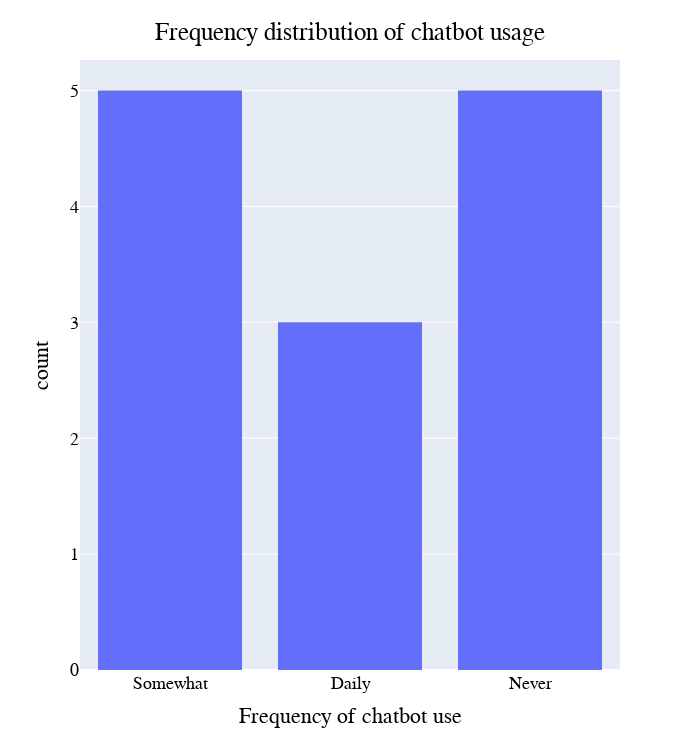

The code cell stored with this chart in its notebook:
### Code cell
# How often the use a chatbot
fig = px.histogram(df_dem, x='How often do you use Siri, Alexa, Google Assistant or any other virtual assistant?')
fig.update_layout(
    width=700,
    height=750,
    title={
        'text': "Frequency distribution of chatbot usage",
        'y':0.97,
        'x':0.5,
        'xanchor': 'center',
        'yanchor': 'top'},
       xaxis_title = "Frequency of chatbot use",
    legend=dict(x=0.7, y=0.975),
    font=dict(
        family="Arial",
        size=18,
        color="#000000"
    ),
)
fig.show()

### Figure 1 — Plotly figure (JSON) as saved in the notebook; plotly's stock layout.template omitted (floating-point values rounded to 4 significant figures)
{"data": [{"alignmentgroup": "True", "bingroup": "x", "hovertemplate": "How often do you use Siri, Alexa, Google Assistant or any other virtual assistant?=%{x}<br>count=%{y}<extra></extra>", "legendgroup": "", "marker": {"color": "#636efa"}, "name": "", "offsetgroup": "", "orientation": "v", "showlegend": false, "type": "histogram", "x": ["Somewhat", "Somewhat", "Somewhat", "Daily", "Daily", "Somewhat", "Daily", "Somewhat", "Never", "Never", "Never", "Never", "Never"], "xaxis": "x", "yaxis": "y"}], "layout": {"barmode": "relative", "font": {"color": "#000000", "family": "Arial", "size": 18}, "height": 750, "legend": {"tracegroupgap": 0, "x": 0.7, "y": 0.975}, "margin": {"t": 60}, "title": {"text": "Frequency distribution of chatbot usage", "x": 0.5, "xanchor": "center", "y": 0.97, "yanchor": "top"}, "width": 700, "xaxis": {"anchor": "y", "domain": [0, 1], "title": {"text": "Frequency of chatbot use"}}, "yaxis": {"anchor": "x", "domain": [0, 1], "title": {"text": "count"}}}}
